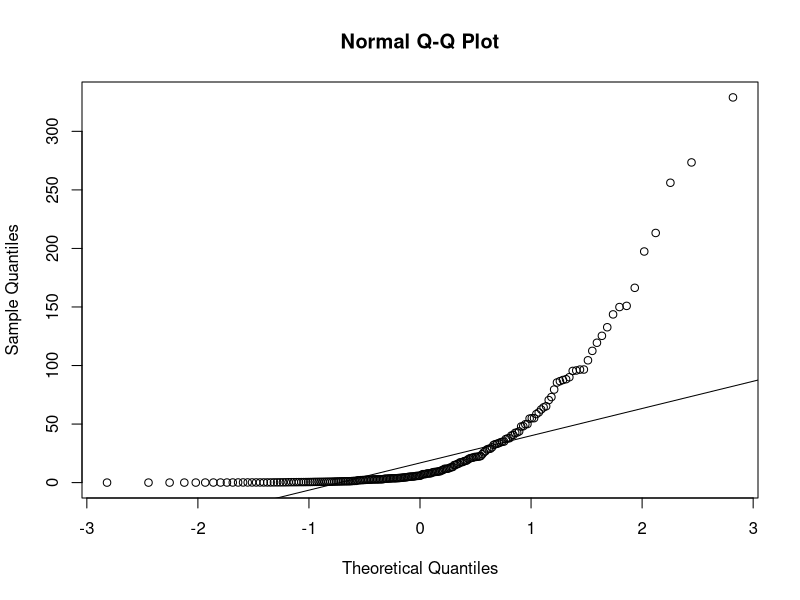
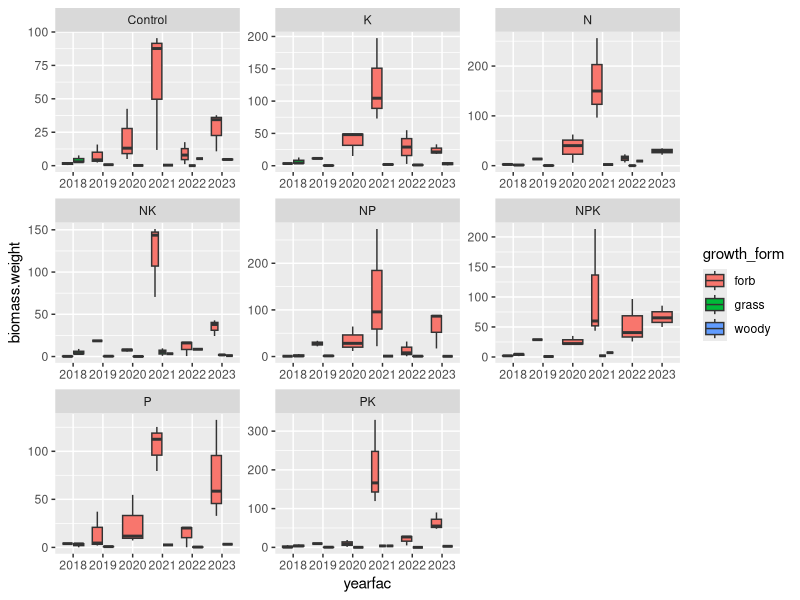
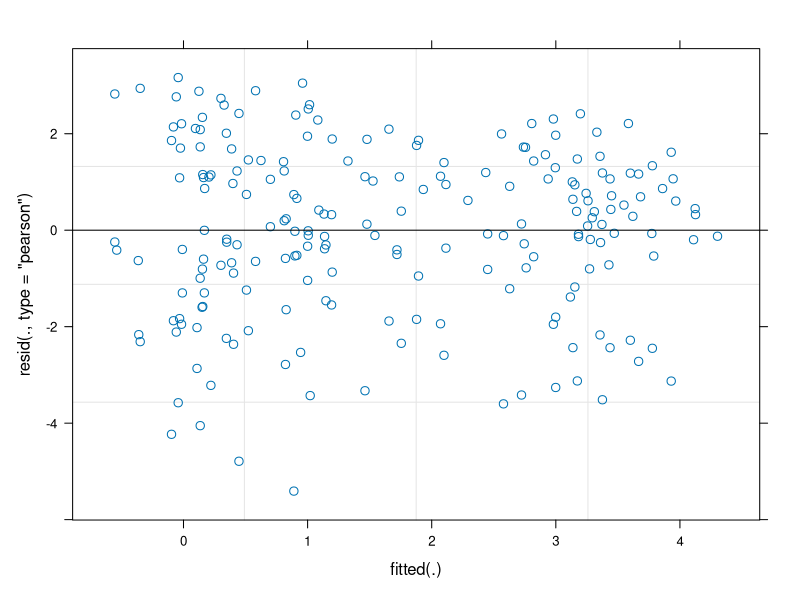
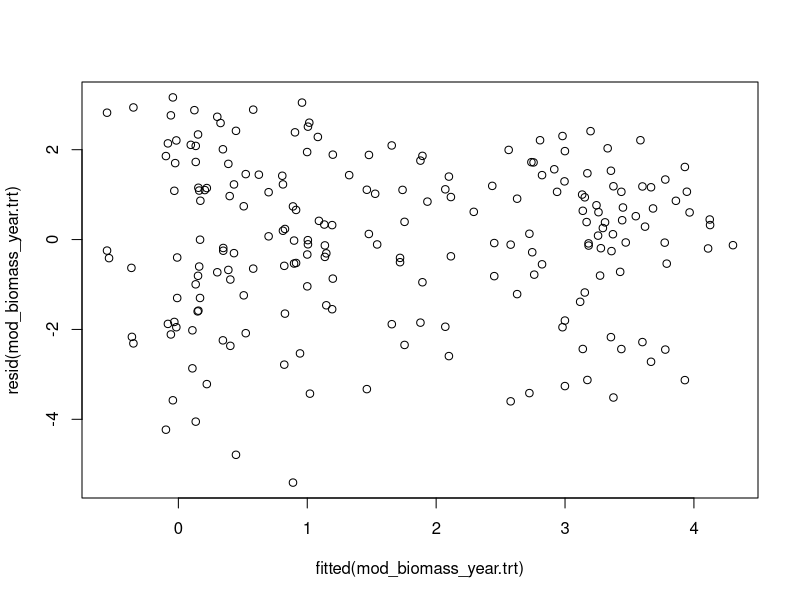

Write the R code that produced these figures, in order. (Note: this script raises an error after producing the figures.)
###############################################################################
## Purpose: script to analyze the NutNet lubb.us species biomass data
## data spans from 2018 to 2023 
## author : Monika Kelley
###############################################################################

## load packages
library(tidyverse)
library(ggplot2)  ## do not install again queen 
library(dplyr)
library(lme4)
library(car)
library(emmeans)
library(vegan)
library(multcompView)
library(multcomp)
library(readxl)
library(lubridate)
library(ggpubr)
library(patchwork)



###############################################################################
## Loading and cleaning data
###############################################################################

### Original data, LBK biomass ----
biomass_00_raw <- read.csv("../data/Biomass.csv")



### Cleaning ---- 

## checking for what categories are there
unique(biomass_00_raw$pft)

## remove "dead" categories
biomass_01_plants <- subset(biomass_00_raw, !(pft == 'dead' | pft == 'Dead'))

## making a new column to standardize growth forms 
# code used to check unique life forms
unique(biomass_01_plants$pft)
unique(biomass_01_plants$growth_form)

# grass
biomass_01_plants$growth_form[biomass_01_plants$pf == 'grasses' | 
                                biomass_01_plants$pft == 'grasses ' |
                                biomass_01_plants$pft == 'grass'] <- 'grass'

# forb
biomass_01_plants$growth_form[biomass_01_plants$pf == 'herbs'] <- 'forb'

# Woody species
biomass_01_plants$growth_form[biomass_01_plants$pf == 'woody'] <- 'woody'


## grouping and summarizing code
# group by plot per year
biomass_02_grouped <- group_by(biomass_01_plants, Plot, Year, DOY, growth_form)
head(biomass_02_grouped)

# means for growth_form weights by plot
biomass_03_mean.weight <- summarise(biomass_02_grouped, biomass.weight = mean(weight))
head(biomass_03_mean.weight)



### adding in additional site and plot information ----

## reading in plot information
plot_information <- read.csv('../data/plot_types.csv')[,2:3]

## adding plot information to biomass data
biomass_04_plot.info <- left_join(biomass_03_mean.weight, plot_information)

## adding specific plot type columns
biomass_04_plot.info <- biomass_04_plot.info %>%
  mutate(n = ifelse(trt == "N" | trt == "NP" | trt == "NK" | trt == "NPK" | trt == "NPK+Fence", 1, 0),
         p = ifelse(trt == "P" | trt == "NP" | trt == "PK" | trt == "NPK" | trt == "NPK+Fence", 1, 0),
         k = ifelse(trt == "K" | trt == "NK" | trt == "PK" | trt == "NPK" | trt == "NPK+Fence", 1, 0))

## add in treatment as binary factors
biomass_04_plot.info$nfac <- as.factor(biomass_04_plot.info$n)
biomass_04_plot.info$pfac <- as.factor(biomass_04_plot.info$p)
biomass_04_plot.info$kfac <- as.factor(biomass_04_plot.info$k)

## add in plot and year as binary factors
biomass_04_plot.info$plotfac <- as.factor(biomass_04_plot.info$Plot)
biomass_04_plot.info$yearfac <- as.factor(biomass_04_plot.info$Year)

## add in blocks 
biomass_04_plot.info$block <- 'block2'
biomass_04_plot.info$block[biomass_04_plot.info$Plot <15] <- 'block1'
biomass_04_plot.info$block[biomass_04_plot.info$Plot >28] <- 'block3'

## removing certain plot types (fence, extra control plots)
biomass_05_cleaned <- subset(biomass_04_plot.info, !(trt == 'Fence' | trt == 'NPK+Fence' |trt == 'xControl'))




###############################################################################
### model making time
###############################################################################

## statistical models of diversity across years
# testing the hypotheses about treatment impacts on community diversity, 
# accounting for year-to-year differences


## looking over cleaned data
head(biomass_05_cleaned)
colnames(biomass_05_cleaned)

# Quantile plot (QQ plot)
qqnorm(biomass_05_cleaned$biomass.weight)
qqline(biomass_05_cleaned$biomass.weight)


### preliminary plotting biomass_05_cleaned ----

# plot: growth form, biomass weight, and year
# probably more informative if plotted with a line, look at more later
(prelim_plot <- ggplot(biomass_05_cleaned, aes (yearfac, biomass.weight)) + 
    geom_boxplot( aes(fill = growth_form)) + facet_wrap(~ trt, scales = "free") +
    geom_smooth(method = "lm"))



### model 01 ----

## model 01
mod_biomass_year.trt <- lmer(log(biomass.weight) ~ yearfac * nfac * pfac * kfac + (1|plotfac) + (1|block), data = biomass_05_cleaned)

## Looking at model 01 ----
summary(mod_biomass_year.trt)

# Component-Component plus Residual plot (CCPR plot)
plot(mod_biomass_year.trt, which = 1)
plot(resid(mod_biomass_year.trt) ~ fitted(mod_biomass_year.trt))

# Quantile plot (or a QQ plot)

# ANOVA: !! ERROR, "Error in match.arg(type) : 'arg' must be of length 1"
Anova(mod_biomass_year.trt, ~ yearfac)
